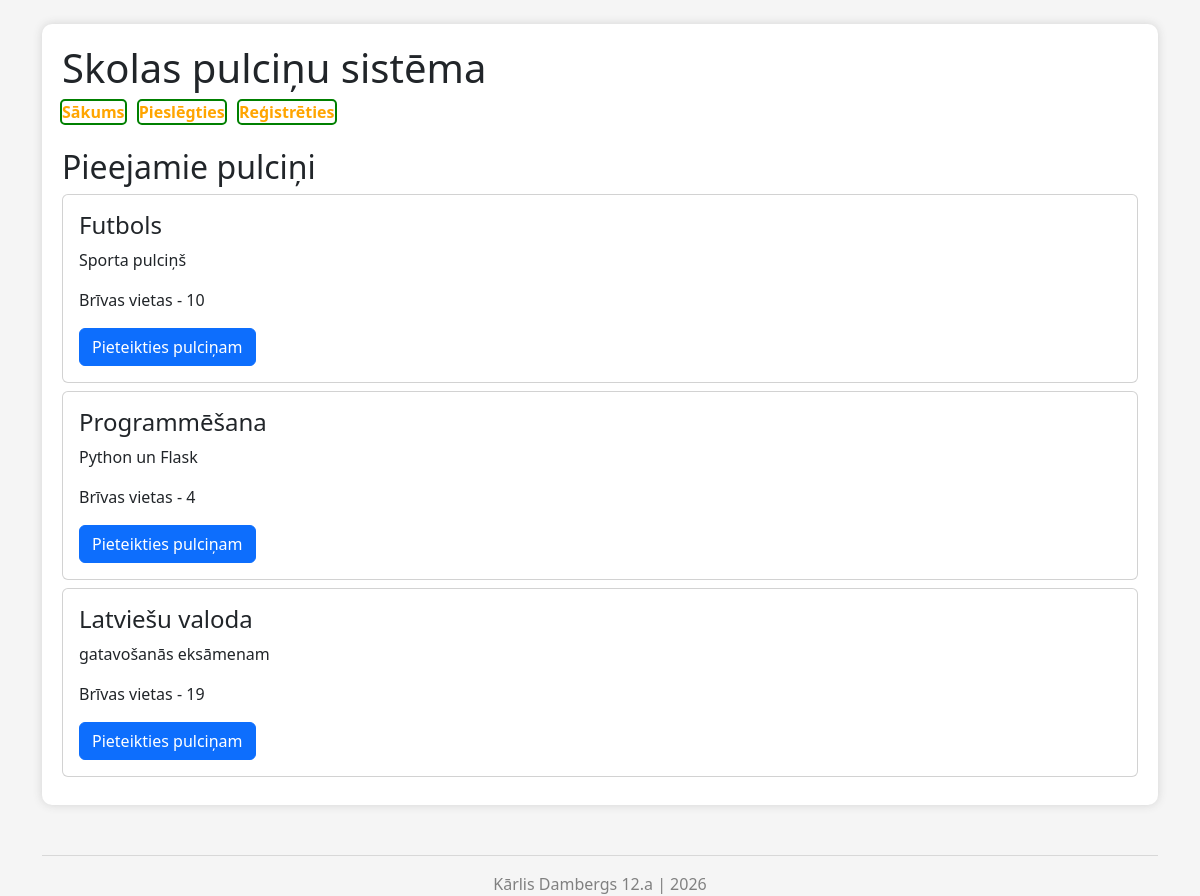
Page /izvelne on the earlier database version.
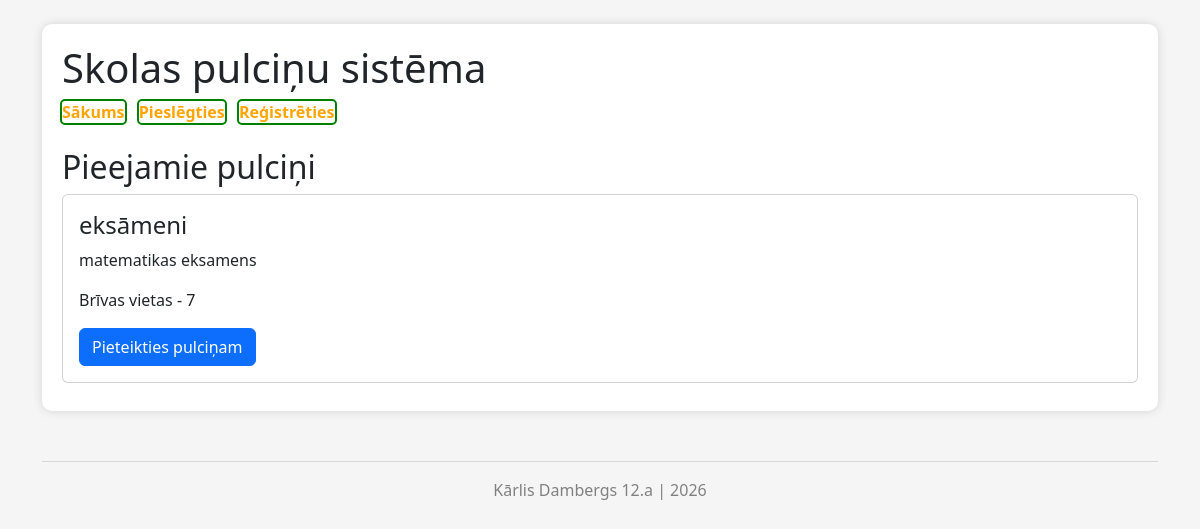
Same page on the later database version.
### tables this page shows
CREATE TABLE "pulcini" (
	"id"	INTEGER,
	"nosaukums"	TEXT NOT NULL,
	"apraksts"	TEXT,
	"vietas"	INTEGER NOT NULL,
	PRIMARY KEY("id" AUTOINCREMENT),
	FOREIGN KEY("id") REFERENCES "pieteikumi"("pulcins_id")
);

### app.py (the view)
@app.route("/izvelne")
def izvelne():
    user_id = session.get('id')
    conn = sqlite3.connect("datubaze.db")
    conn.row_factory = sqlite3.Row
    cur = conn.cursor()
    cur.execute("SELECT * FROM pulcini")
    pulcini = cur.fetchall()
    cur.execute("SELECT pulcins_id FROM pieteikumi WHERE user_id = ?", (user_id,))
    mani = [m["pulcins_id"] for m in cur.fetchall()]
    conn.close()
    return render_template("izvelne.html" , pulcini=pulcini , mani=mani)

### templates/izvelne.html (shortened to what this page needs)
{% extends "layout.html" %}
{% block content %}
<h2>Pieejamie pulciņi</h2>
{% for i in pulcini %}
<div class="card p-3 mb-2">
    <h4>{{ i.nosaukums }}</h4>
    <p>{{ i.apraksts }}</p>
    <p>Brīvas vietas - {{ i.vietas }}</p>
{% if i.id in mani %}
        <button class="btn btn-success">Tu jau esi pieteicies!</button>
{% else %}
    <form method="POST" action="/pievienoties">
        <button class="btn btn-primary">Pieteikties pulciņam</button>
    </form>
{% endif %}
</div>
{% endfor %}
{% endblock %}

### templates/layout.html (shortened to what this page needs)
<!DOCTYPE html>
<html>
<head>
    <link href="https://cdn.jsdelivr.net/npm/bootstrap@5.3.3/dist/css/bootstrap.min.css" rel="stylesheet">
</head>
<body>
    <div class="container mt-4">
    <div class="box">
    <header class="mb-4">
    <h1>Skolas pulciņu sistēma</h1>
    <nav>
        <a href="/">Sākums</a>
        {% if session.get('id') %}
        {% if session.get('loma') == 'admin' %}
        <a href="/admin">Admin panelis</a>
        <a href="/admin_izveidot">Izveidot pulciņu</a>
        {% else %}
        <a href="/izvelne">Pulciņi</a>
        <a href="/pieteikumi">Mani pieteikumi</a>
        {% endif %}
        <a href="/logout">Iziet</a>
        {% else %}
        <a href="/login">Pieslēgties</a>
        <a href="/register">Reģistrēties</a>
        {% endif %}
    </nav>
    </header>
    {% block content %}
    {% endblock %}
    </div>
    <footer>
    <hr>
    Kārlis Dambergs 12.a | 2026
    </footer>
    </div>
</body>
</html>

### templates/layout.html (style rules this page uses)
body { background-color: #f5f5f5; }
nav a { margin-right: 10px; text-decoration: none; color: orange; outline: 2px solid green; border-radius: 3px; font-weight: bold; }
footer { margin-top: 50px; color: grey; text-align: center; }
.box { background-color: white; padding: 20px; border-radius: 10px; box-shadow: 0px 0px 10px lightgrey; }

Differences in the rows shown:
removed pulcini: nosaukums "Futbols", apraksts "Sporta pulciņš", vietas "10"
removed pulcini: nosaukums "Programmēšana", apraksts "Python un Flask", vietas "4"
removed pulcini: nosaukums "Latviešu valoda", apraksts "gatavošanās eksāmenam", vietas "19"
added pulcini: nosaukums "eksāmeni", apraksts "matematikas eksamens", vietas "7"
